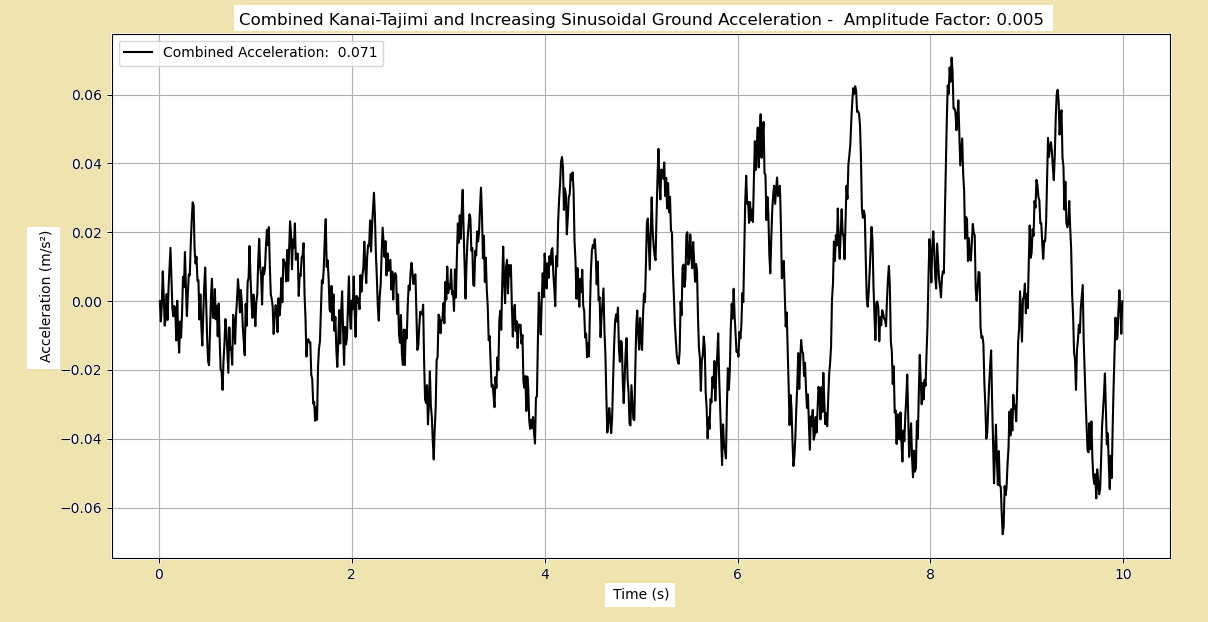

The script that drew this image:
"""
   #######################################################################
   #                            IN THE NAME OF ALLAH                     #
   #     Using Combined Kanai-Tajimi model and Increasing Sinusoidal     #         
   #        Ground Acceleration involves simulating a non-stationary     #
   # stochastic process to represent earthquake ground motion            #
   # With Uncertainty Conditions Using Probability Distribution Function #
   # Monte-Carlo Method                                                  #
   #---------------------------------------------------------------------#
   #            THIS PROGRAM WRITTEN BY SALAR DELAVAR QASHQAI            #
   #                 EMAIL: salar.d.ghashghaei@gmail.com                 #
   #######################################################################

Generate ground acceleration using the Kanai-Tajimi model involves simulating a non-stationary stochastic process:

The Kanai-Tajimi model is a widely used approach to simulate the random ground acceleration experienced during an earthquake.
It models the ground acceleration as a filtered Gaussian process, where a white noise process (representing bedrock acceleration)
is filtered through a viscoelastic system that represents the soil layer. This model is particularly useful for analyzing structures
subjected to seismic events.

The classical Kanai-Tajimi model consists of a linear oscillator attached to the bedrock, which moves with an acceleration modeled
as a Gaussian white noise process. The model parameters, such as the damping ratio (ζ_g) and the natural frequency (ω_g) of the soil
deposit, are calibrated based on historical earthquake data, including zero crossings and other statistical properties.

In advanced versions, such as the fractional Kanai-Tajimi model, the purely viscous element in the Kelvin-Voigt element (a spring in
parallel with a dashpot) is replaced with a springpot. This modification allows for a more accurate representation of the viscoelastic
behavior of the ground, ensuring that the number of zero crossings of the absolute acceleration at the free field remains finite.

The non-stationary nature of earthquake ground motion is typically accounted for by applying an envelope or shape function to the
stationary process. This adjusts the intensity of the ground motion over time, reflecting the way an actual earthquake's intensity
changes during the event.

This program implements the Kanai-Tajimi model to generate artificial earthquake records. It combines the stochastic ground motion
from the Kanai-Tajimi model with a deterministic increasing sinusoidal function to simulate more complex ground motion scenarios.
The resulting ground acceleration is saved to a text file and visualized using matplotlib.

The program also includes uncertainty modeling using probability distribution functions (PDFs) and the Monte-Carlo method to account
for variability in soil properties and ground motion intensity.
"""
import numpy as np
import matplotlib.pyplot as plt
from scipy.integrate import odeint
import time as ti
from SALAR_MATH import BETA_PDF, HISROGRAM_BOXPLOT

# Kanai-Tajimi model differential equations
def kanai_tajimi_model(Y, t, omega_g, zeta_g, white_noise, dt):
    x, v = Y
    index = min(int(t / dt), len(white_noise) - 1)  # Ensure index is within bounds
    dxdt = v
    dvdt = -2 * zeta_g * omega_g * v - omega_g**2 * x + white_noise[index]
    return [dxdt, dvdt]

# Kanai-Tajimi Power Spectral Density function
def kanai_tajimi_psd(omega, omega_g, zeta_g, S_0):
    return S_0 * (1 + (2 * zeta_g * omega / omega_g)**2) / ((1 - (omega / omega_g)**2)**2 + (2 * zeta_g * omega / omega_g)**2)

# Time settings
t_max = 10                  # Total time for simulation (s)
NUM_SIM = 6000              # Total number for simulation (set to 1 for simplicity)
dt = 0.01                   # Time step (s)
# Define the frequency range for the simulation
freq = np.linspace(dt, t_max, 1000)
ZETA_G = BETA_PDF(0.5, 0.7, 1, 1, NUM_SIM) # Damping ratio of the ground
s_0 = BETA_PDF(0.9, 1.1, 1, 1, NUM_SIM)    # Intensity of the ground motion
# Define the Kanai-Tajimi model parameters ground motion  
#  Z and W are variables that play a role in defining the natural frequency of the ground (𝜔𝑔) and, by extension, influence the earthquake simulation         
ZZ = BETA_PDF(1.8, 2.2,1, 1, NUM_SIM)      #Constant Value
WW = BETA_PDF(2.3, 2.7,1, 1, NUM_SIM)      #Variable Value 

AF = 0.005 # Amplitude Factor 

HISROGRAM_BOXPLOT(ZETA_G, HISTO_COLOR='blue', LABEL='Damping ratio of the ground')
HISROGRAM_BOXPLOT(s_0, HISTO_COLOR='purple', LABEL='Velocity')
HISROGRAM_BOXPLOT(ZZ, HISTO_COLOR='green', LABEL='Constant Value')
HISROGRAM_BOXPLOT(WW, HISTO_COLOR='gold', LABEL='Variable Value')
                  
TIME = np.arange(dt, t_max, dt)

# Analysis Durations:
starttime = ti.process_time()
    
for I in range(NUM_SIM):
    # Define the Kanai-Tajimi model parameters
    Z = ZZ[I]
    W = WW[I]
    omega_g = Z * np.pi * W  # Natural frequency of the ground (rad/s)
    omega = Z * np.pi * freq
    zeta_g = ZETA_G[I]
    S_0 = s_0[I]
    # Calculate the PSD
    psd = kanai_tajimi_psd(omega, omega_g, zeta_g, S_0)
    # Find the psd
    max_psd = np.max(np.abs(psd))
    
    # White noise generation
    white_noise = BETA_PDF(-np.sqrt(s_0[I]), np.sqrt(s_0[I]), 0.5, 0.5, len(TIME))

    # Initial conditions
    Y0 = [0, 0]

    # Solve the differential equations
    sol = odeint(kanai_tajimi_model, Y0, TIME, args=(omega_g, zeta_g, white_noise, dt))

    # Extract the ground acceleration time history
    ground_acceleration = sol[:, 1]

    # Add an increasing sinusoidal function to the ground acceleration
    sinusoidal_amplitude = AF * TIME  # Amplitude increases over time
    sinusoidal_frequency = 2 * np.pi  # Frequency of the sinusoidal function
    sinusoidal_component = sinusoidal_amplitude * np.sin(sinusoidal_frequency * TIME)

    # Combine Kanai-Tajimi and sinusoidal components
    combined_acceleration = ground_acceleration + sinusoidal_component

    # Find the maximum absolute combined acceleration
    max_combined_acceleration = np.max(np.abs(combined_acceleration))

    # Print combined acceleration to a text file
    with open(f'Combined_Acceleration_{I+1}.txt', 'w') as file:
        for acc in combined_acceleration:
            file.write(f'{acc:.6f}\n')

    print(f'{I+1} Maximum absolute combined acceleration: {max_combined_acceleration:.6f} m/s²')
    print(f'      Combined acceleration data has been printed to combined_acceleration_{I+1}.txt')

    # Plot the combined acceleration
    plt.figure(figsize=(10, 6))
    plt.plot(TIME, combined_acceleration, label=f'Combined Acceleration: {np.max(np.abs(combined_acceleration)): .3f}', color='black')
    plt.xlabel('Time (s)')
    plt.ylabel('Acceleration (m/s²)')
    plt.title(f'Combined Kanai-Tajimi and Increasing Sinusoidal Ground Acceleration -  Amplitude Factor: {AF:.3f}')
    plt.legend()
    plt.grid(True)
    plt.show()

totaltime = ti.process_time() - starttime
print(f'\nTotal time (s): {totaltime:.4f} \n\n')
